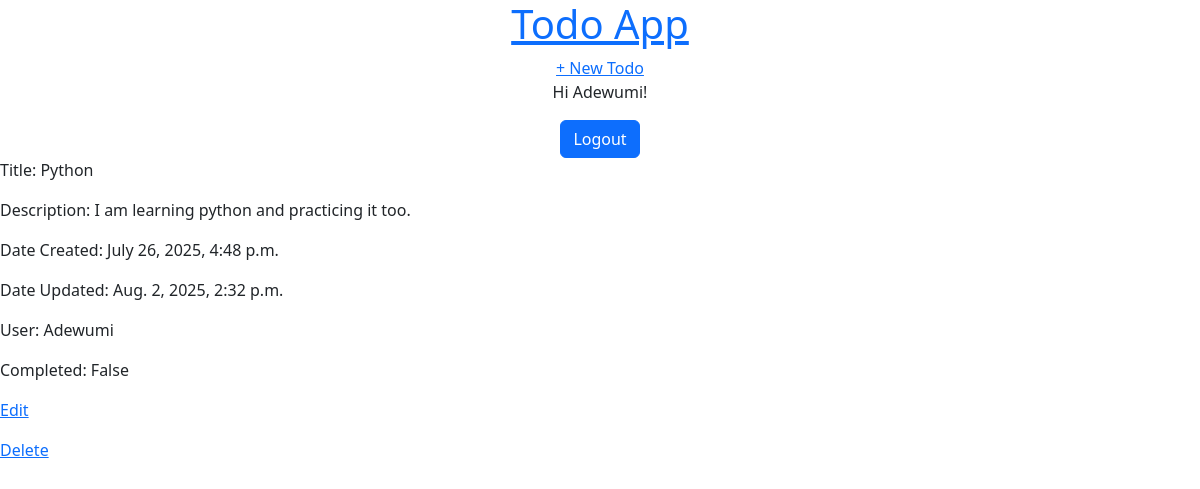
Screenshot of /3/ (signed in) with the database file from the repository.
### todos/models.py (models this page shows, shortened)
class Todo(models.Model):
    title = models.CharField(max_length=100)
    user = models.ForeignKey(
        User, on_delete=models.CASCADE, blank=True, null=True, editable=False
        )
    short_description = models.TextField()
    date_created = models.DateTimeField(auto_now_add=True)
    date_updated = models.DateTimeField(auto_now=True)
    is_done = models.BooleanField()
    class Meta:
        ordering = ['-date_created']

### todos/views.py (the view)
# urls.py: path("<int:pk>/", TodoDetailView.as_view(), name="todo-detail"),
class TodoDetailView(LoginRequiredMixin, UserPassesTestMixin, DetailView):
    model = Todo
    template_name = 'todos/todo_detail.html'
    def test_func(self):
        obj = self.get_object()
        return obj.user == self.request.user

### todos/templates/todos/todo_detail.html
{% extends 'todos/base.html' %}
{% block content %}
<p>Title: {{ todo.title }}</p>
<p>Description: {{ todo.short_description }}</p>
<p>Date Created: {{ todo.date_created }}</p>
<p>Date Updated: {{ todo.date_updated }}</p>
<p>User: {{ todo.user }}</p>
<p>Completed: {{ todo.is_done }}</p>
<p><a href="{% url 'todo-update' todo.id %}">Edit</a></p>
<p><a href="{% url 'todo-delete' todo.id %}">Delete</a></p>
{% endblock content %}

### todos/templates/todos/base.html (shortened to what this page needs)
<!doctype html>
<html lang="en">
  <head>
    <link href="https://cdn.jsdelivr.net/npm/bootstrap@5.3.7/dist/css/bootstrap.min.css" rel="stylesheet">
  </head>
<body>
<div>
<header>
<div class="nav-left">
<h1 class='text-center'><a href="{% url 'home' %}">Todo App</a></h1>
</div>
<div class="nav-right text-center">
<a href="{% url 'todo-create' %}">+ New Todo </a>
</div>
</header>
{% if user.is_authenticated %}
<p class='text-center'>Hi {{ user.username }}!</p>
{% load django_bootstrap5 %}
<form method='post' action="{% url 'logout' %}" class='text-center'>
{% bootstrap_button button_type="submit" content="Logout" %}
</form>
{% endif %}
{% block content %}
{% endblock content %}
</body>
</html>

### rows the page displays
Todo: title "Python", short_description "I am learning python and practicing it too.", date_created "July 26, 2025, 4:48 p.m.", date_updated "Aug. 2, 2025, 2:32 p.m.", user "Adewumi", is_done "False"

### other values shown
{{ user.username }} "Adewumi"
